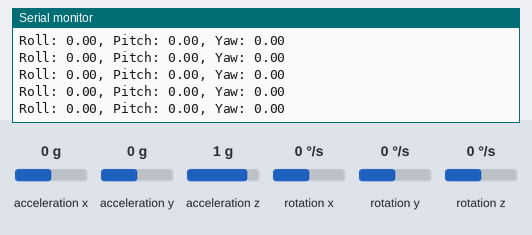
This sketch was run on a simulated Arduino Uno, built with avr-gcc and run on an emulated ATmega328P. On the bench: the last lines printed to the serial monitor. Wiring (inferred from the names in the program): MPU-6050 motion sensor at I2C address 0x68. Inputs (shaded band) come from the test bench; at power-on: acceleration x 0 g, rotation x 0 °/s, rotation y 0 °/s, rotation z 0 °/s, acceleration y 0 g, acceleration z 1 g.

Above: at 1.7 s.
1.8 s: acceleration x set to 0.8 g
At 2.4 s:
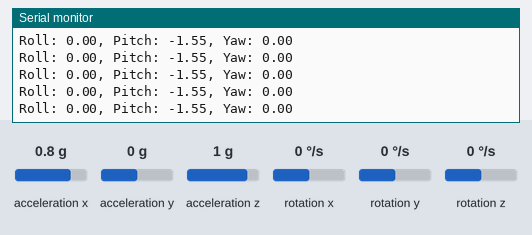
4.8 s: rotation x set to -100 °/s
At 5.6 s:
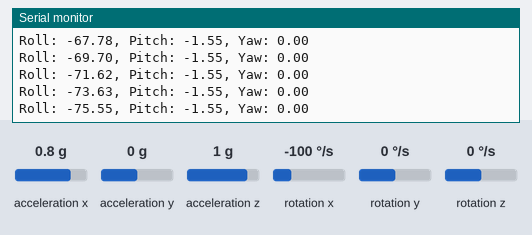
7.8 s: rotation y set to -192 °/s
At 8.9 s:
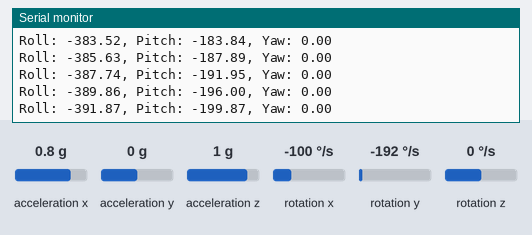
10.8 s: rotation z set to -100 °/s
At 11.7 s:
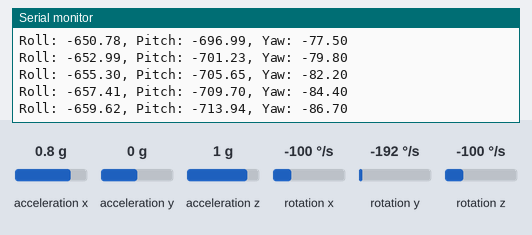
13.8 s: acceleration y set to -1.4 g
At 14.3 s:
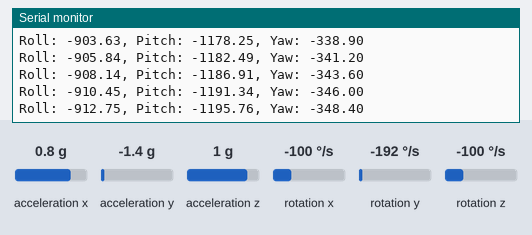
16.8 s: rotation x set to 100 °/s
At 17.8 s:
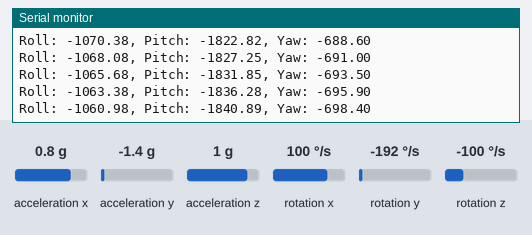
Timing chart, 0 to 19.8 s (numbered marks = the images above; inputs shaded):
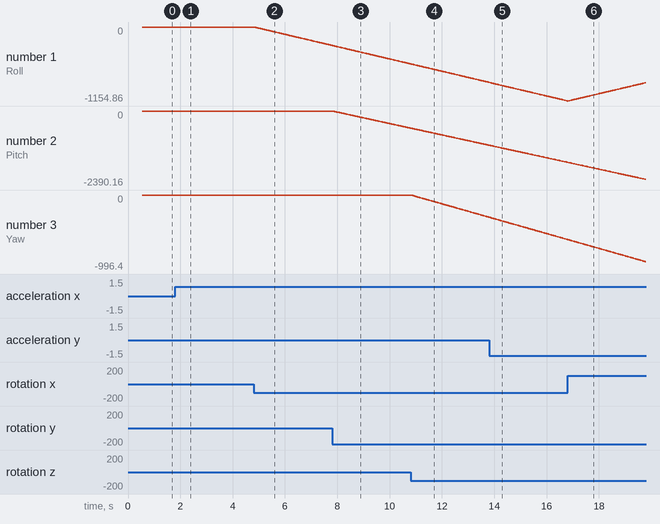

Measured:
- after the input at 1.8 s, the serial monitor: prints a new line at once (image 1)
- after the input at 4.8 s, the serial monitor: prints a new line at once (image 2)
- plotted number 1: 0 → -286.56 after the input at 4.8 s
- plotted number 2: 0 → -1.55 after the input at 1.8 s

The sketch:

imu_serial.ino
```cpp
#include <Wire.h>

const int MPU = 0x68;  // MPU6050 I2C address
const float ACCEL_SCALE = 16384.0;  // Scale factor for accelerometer (±2g)
const float GYRO_SCALE = 131.0;  // Scale factor for gyroscope (±250 deg/s)
const int ACCEL_REG_START = 0x3B;  // Accelerometer register start address
const int GYRO_REG_START = 0x43;   // Gyroscope register start address

// IMU variables
float AccX, AccY, AccZ;
float GyroX, GyroY, GyroZ;
float accAngleX, accAngleY;
float gyroAngleX = 0, gyroAngleY = 0, yaw = 0;
float roll, pitch;
float AccErrorX = 0, AccErrorY = 0, GyroErrorX = 0, GyroErrorY = 0, GyroErrorZ = 0;
float elapsedTime, currentTime, previousTime = 0;

int errorStatus = 0;  // Status of I2C communication

void setup() {
  Serial.begin(19200);
  Wire.begin();

  // Initialize MPU6050 and check status
  errorStatus = init_MPU6050();
  if (errorStatus != 0) {
    Serial.println("Failed to initialize MPU6050!");
    while (1); // Stop execution if failed
  } else {
    Serial.println("MPU6050 initialized successfully!");
  }

  // Calculate and log IMU error offsets
  calculate_IMU_error();
  delay(20);
}

void loop() {
  // Time management for sensor fusion
  currentTime = millis();
  elapsedTime = (currentTime - previousTime) / 1000.0;  // Time in seconds
  previousTime = currentTime;

  // Read IMU data
  readAccelerometerData();
  readGyroscopeData();

  // Complementary filter - combine accelerometer and gyroscope data
  roll = 0.96 * gyroAngleX + 0.04 * accAngleX;
  pitch = 0.96 * gyroAngleY + 0.04 * accAngleY;

  // Print values for Serial Plotter with labels
  Serial.print("Roll: ");   // Label for Roll
  Serial.print(roll);
  Serial.print(", Pitch: "); // Label for Pitch
  Serial.print(pitch);
  Serial.print(", Yaw: ");   // Label for Yaw
  Serial.println(yaw);

  // Add a small delay for better visualization
  delay(10);
}


int init_MPU6050() {
  Wire.beginTransmission(MPU);
  Wire.write(0x6B); // Power management register
  Wire.write(0x00); // Wake up MPU6050
  errorStatus = Wire.endTransmission(true);  // End I2C transmission and return error status

  if (errorStatus != 0) {
    return errorStatus; // Return error code if communication fails
  }

  // Optionally, configure gyro and accelerometer ranges (±250deg/s and ±2g already set by default)
  Wire.beginTransmission(MPU);
  Wire.write(0x1B); // Gyro config register
  Wire.write(0x00); // ±250deg/s
  Wire.endTransmission(true);

  Wire.beginTransmission(MPU);
  Wire.write(0x1C); // Accelerometer config register
  Wire.write(0x00); // ±2g
  return Wire.endTransmission(true);
}

void readAccelerometerData() {
  Wire.beginTransmission(MPU);
  Wire.write(ACCEL_REG_START); // Start with ACCEL_XOUT register
  errorStatus = Wire.endTransmission(false);
  if (errorStatus != 0) {
    Serial.println("Failed to read accelerometer data!");
    return;
  }

  Wire.requestFrom(MPU, 6, true);  // Request 6 bytes of data from accelerometer
  AccX = (Wire.read() << 8 | Wire.read()) / ACCEL_SCALE;
  AccY = (Wire.read() << 8 | Wire.read()) / ACCEL_SCALE;
  AccZ = (Wire.read() << 8 | Wire.read()) / ACCEL_SCALE;

  // Calculating angles using accelerometer data
  accAngleX = (atan(AccY / sqrt(pow(AccX, 2) + pow(AccZ, 2))) * 180 / PI) - AccErrorX;
  accAngleY = (atan(-1 * AccX / sqrt(pow(AccY, 2) + pow(AccZ, 2))) * 180 / PI) - AccErrorY;
}

void readGyroscopeData() {
  Wire.beginTransmission(MPU);
  Wire.write(GYRO_REG_START);  // Start with GYRO_XOUT register
  errorStatus = Wire.endTransmission(false);
  if (errorStatus != 0) {
    Serial.println("Failed to read gyroscope data!");
    return;
  }

  Wire.requestFrom(MPU, 6, true);  // Request 6 bytes of data from gyroscope
  GyroX = (Wire.read() << 8 | Wire.read()) / GYRO_SCALE - GyroErrorX;
  GyroY = (Wire.read() << 8 | Wire.read()) / GYRO_SCALE - GyroErrorY;
  GyroZ = (Wire.read() << 8 | Wire.read()) / GYRO_SCALE - GyroErrorZ;

  // Integrating gyroscope data to get angles
  gyroAngleX += GyroX * elapsedTime;
  gyroAngleY += GyroY * elapsedTime;
  yaw += GyroZ * elapsedTime;
}

void calculate_IMU_error() {
  int c = 0;

  // Accumulate accelerometer error over 200 samples
  while (c < 200) {
    Wire.beginTransmission(MPU);
    Wire.write(ACCEL_REG_START);  // ACCEL_XOUT register
    Wire.endTransmission(false);
    Wire.requestFrom(MPU, 6, true);
    AccX = (Wire.read() << 8 | Wire.read()) / ACCEL_SCALE;
    AccY = (Wire.read() << 8 | Wire.read()) / ACCEL_SCALE;
    AccZ = (Wire.read() << 8 | Wire.read()) / ACCEL_SCALE;
    AccErrorX += (atan(AccY / sqrt(pow(AccX, 2) + pow(AccZ, 2))) * 180 / PI);
    AccErrorY += (atan(-1 * AccX / sqrt(pow(AccY, 2) + pow(AccZ, 2))) * 180 / PI);
    c++;
  }
  AccErrorX /= 200;
  AccErrorY /= 200;

  c = 0; // Reset counter

  // Accumulate gyroscope error over 200 samples
  while (c < 200) {
    Wire.beginTransmission(MPU);
    Wire.write(GYRO_REG_START);  // GYRO_XOUT register
    Wire.endTransmission(false);
    Wire.requestFrom(MPU, 6, true);
    GyroX = (Wire.read() << 8 | Wire.read()) / GYRO_SCALE;
    GyroY = (Wire.read() << 8 | Wire.read()) / GYRO_SCALE;
    GyroZ = (Wire.read() << 8 | Wire.read()) / GYRO_SCALE;
    GyroErrorX += GyroX;
    GyroErrorY += GyroY;
    GyroErrorZ += GyroZ;
    c++;
  }
  GyroErrorX /= 200;
  GyroErrorY /= 200;
  GyroErrorZ /= 200;

  // Log error values to Serial Monitor
  Serial.println("IMU Errors Calculated:");
  Serial.print("AccErrorX: "); Serial.println(AccErrorX);
  Serial.print("AccErrorY: "); Serial.println(AccErrorY);
  Serial.print("GyroErrorX: "); Serial.println(GyroErrorX);
  Serial.print("GyroErrorY: "); Serial.println(GyroErrorY);
  Serial.print("GyroErrorZ: "); Serial.println(GyroErrorZ);
}
```
